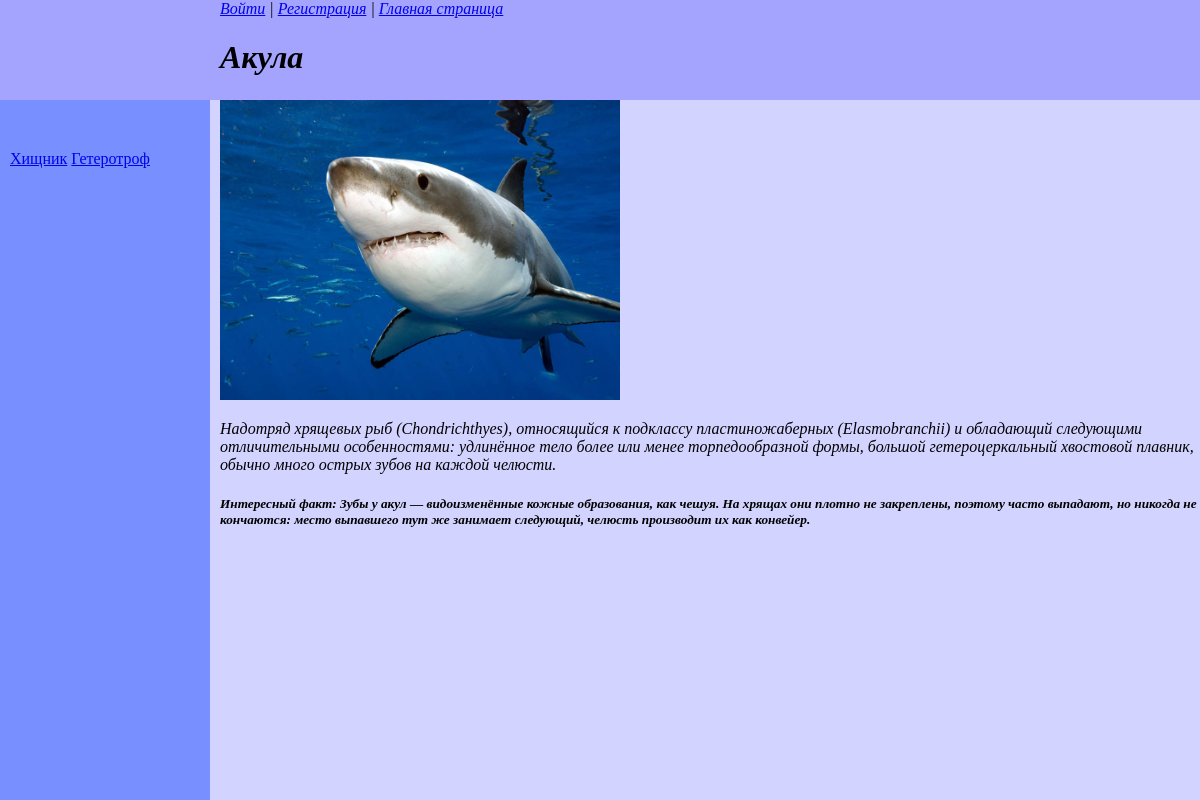
Screenshot of /water/tag/geterotrof/akula/ with the database file from the repository.
### water/models.py (models this page shows, shortened)
class Water(models.Model):
    class Status(models.IntegerChoices):
        USUAL = 0, 'Распространенное'
        RARE = 1, 'Редкое'
    class Meta:
        verbose_name = 'Водные обитатели'
        verbose_name_plural = 'Водные обитатели'
    page_name = models.CharField(max_length=255, default='water', verbose_name="Слаг")
    animal = models.CharField(max_length=255, verbose_name="Имя животного")
    content = models.TextField(blank=True, verbose_name="Текст о животном")
    time_create = models.DateTimeField(auto_now_add=True, verbose_name="Время создания")
    time_update = models.DateTimeField(auto_now=True, verbose_name="Время изменения")
    is_red_book = models.BooleanField(choices=tuple(map(lambda x: (bool(x[0]), x[1]), Status.choices)),
                                      default=Status.USUAL, verbose_name="Красная книга")
    class_of_animal = models.ForeignKey('Water_Kinds', on_delete=models.PROTECT, null=True,
                                        verbose_name="Класс животного")
    unique_fact = models.OneToOneField('Water_Facts', on_delete=models.SET_NULL, null=True, blank=True,
                                       related_name='fact', verbose_name="Факт о животном")
    tags = models.ManyToManyField('WaterTags', blank=True, related_name='tags',verbose_name="Теги")
    image = models.ImageField(upload_to="images/%Y/%m/%d/", default=None, blank=True, null=True,
                              verbose_name="Изображение")
    author = models.ForeignKey(get_user_model(), on_delete=models.SET_NULL, null=True, default=None)

class Water_Facts(models.Model):
    content = models.TextField(blank=True)
    class Meta:
        verbose_name = 'Интересный факт'
        verbose_name_plural = 'Интересный факт'

class WaterTags(models.Model):
    tag = models.CharField(max_length=100, db_index=True,verbose_name="Теги")
    slug = models.SlugField(max_length=255, unique=True, db_index=True)
    def get_absolute_url(self):
        return reverse('tag', kwargs={'water_tag_slug': self.slug})

### water/views.py (the view)
# urls.py: path('tag/<slug:earth_tag_slug>/<slug:animal_slug>/', views.Show_Tags.as_view(), name='animals_tag')
class Show_Tags(DetailView):
    model = Water
    template_name = 'water/water_animal_view.html'
    slug_url_kwarg = 'animal_slug'
    context_object_name = 'animal'
    def get_context_data(self, **kwargs):
        context = super().get_context_data(**kwargs)
        context['title'] = context['animal'].animal
        context['header'] = context['animal'].animal
        context['content'] = context['animal'].content
        context['fact'] = context['animal'].unique_fact.content
        context['image'] = context['animal'].image
        context['tags'] = context['animal'].tags.all()
        return context
    def get_object(self, queryset=None):
        return get_object_or_404(Water,page_name=self.kwargs[self.slug_url_kwarg])

### water/templates/water/water_animal_view.html (shortened to what this page needs)
{% extends 'animal_base_view.html' %}

### templates/animal_base_view.html (shortened to what this page needs)
<!DOCTYPE html>
<html lang="en">
{% load static %}
<head>
</head>
<body>
<div class="header">
    <nav class ="login">
    {% if request.user.is_authenticated %}
      {{user.username}} | <a href="{% url 'users:profile' %}">Личный кабинет</a> | <a href="{% url 'users:logout' %}">Выйти</a>
    {% else %}
        <a href="{% url 'users:login' %}">Войти</a> | <a href="{% url 'users:register' %}">Регистрация</a>
    {% endif %}
    | <a href="{% url 'home' %}">Главная страница</a>
    </nav>
    <h1>{{header}}</h1>
</div>
<div class="content">
    {% if image %}
    <img class="img-article-left" src="{{image.url}}" width="400" height="300"></p>
    {% endif %}
    <p>{{content}}</p>
    <h5>Интересный факт: {{fact}}</h5>
</div>
<div class="sidebar">
    {% for t in tags %}
    <a href="{{t.get_absolute_url}}">{{t.tag}}</a>
    {% endfor %}
</div>
</body>
</html>

### templates/animal_base_view.html (style rules this page uses)
.header { padding-left: 220px; align-items: center; font-style:italic; background: #a4a4fe; position:absolute; left:0px; top:0px; bottom:0; right:0; height: 100px; }
.sidebar { background-attachment:scroll; position:absolute; padding-top: 50px; padding-left: 10px; background: #778fff; left:0px; top:100px; bottom:0px; width: 200px; }

### rows the page displays
Water: animal "Акула", content "Надотряд хрящевых рыб (Chondrichthyes), относящийся к подклассу пластиножаберных (Elasmobranchii) и обладающий следующими отличительными особенностями: удлинённое тело более или менее торпедообразной формы, большой гетероцеркальный хвостовой плавник, обычно много острых зубов на каждой челюсти."
Water_Facts: content "Зубы у акул — видоизменённые кожные образования, как чешуя. На хрящах они плотно не закреплены, поэтому часто выпадают, но никогда не кончаются: место выпавшего тут же занимает следующий, челюсть производит их как конвейер."
WaterTags: tag "Хищник"
WaterTags: tag "Гетеротроф"
